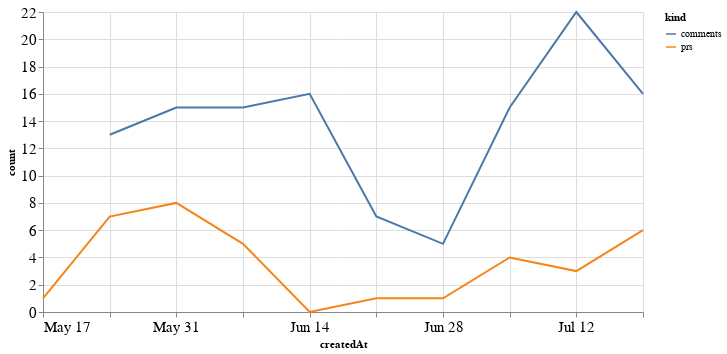

Notebook code cell kept with this figure:
### Code cell
alt.Chart(total_time, width=600).mark_line().encode(
    x='createdAt',
    y='count',
    color='kind'
)

### Figure 1 — Vega-Lite specification as saved in the notebook (floating-point values rounded to 4 significant figures)
{"config": {"axisLeft": {"labelFontSize": 15}, "axisBottom": {"labelFontSize": 15}}, "data": {"name": "data-3bcc71311e69bc95d8d49adf9727f602"}, "mark": "line", "encoding": {"color": {"type": "nominal", "field": "kind"}, "x": {"type": "temporal", "field": "createdAt"}, "y": {"type": "quantitative", "field": "count"}}, "width": 600, "$schema": "https://vega.github.io/schema/vega-lite/v4.8.1.json", "datasets": {"data-3bcc71311e69bc95d8d49adf9727f602": [{"createdAt": "2020-05-17T00:00:00", "kind": "prs", "count": 1.0}, {"createdAt": "2020-05-24T00:00:00", "kind": "prs", "count": 7.0}, {"createdAt": "2020-05-31T00:00:00", "kind": "prs", "count": 8.0}, {"createdAt": "2020-06-07T00:00:00", "kind": "prs", "count": 5.0}, {"createdAt": "2020-06-14T00:00:00", "kind": "prs", "count": 0.0}, {"createdAt": "2020-06-21T00:00:00", "kind": "prs", "count": 1.0}, {"createdAt": "2020-06-28T00:00:00", "kind": "prs", "count": 1.0}, {"createdAt": "2020-07-05T00:00:00", "kind": "prs", "count": 4.0}, {"createdAt": "2020-07-12T00:00:00", "kind": "prs", "count": 3.0}, {"createdAt": "2020-07-19T00:00:00", "kind": "prs", "count": 6.0}, {"createdAt": "2020-05-17T00:00:00", "kind": "comments", "count": null}, {"createdAt": "2020-05-24T00:00:00", "kind": "comments", "count": 13.0}, {"createdAt": "2020-05-31T00:00:00", "kind": "comments", "count": 15.0}, {"createdAt": "2020-06-07T00:00:00", "kind": "comments", "count": 15.0}, {"createdAt": "2020-06-14T00:00:00", "kind": "comments", "count": 16.0}, {"createdAt": "2020-06-21T00:00:00", "kind": "comments", "count": 7.0}, {"createdAt": "2020-06-28T00:00:00", "kind": "comments", "count": 5.0}, {"createdAt": "2020-07-05T00:00:00", "kind": "comments", "count": 15.0}, {"createdAt": "2020-07-12T00:00:00", "kind": "comments", "count": 22.0}, {"createdAt": "2020-07-19T00:00:00", "kind": "comments", "count": 16.0}]}}
